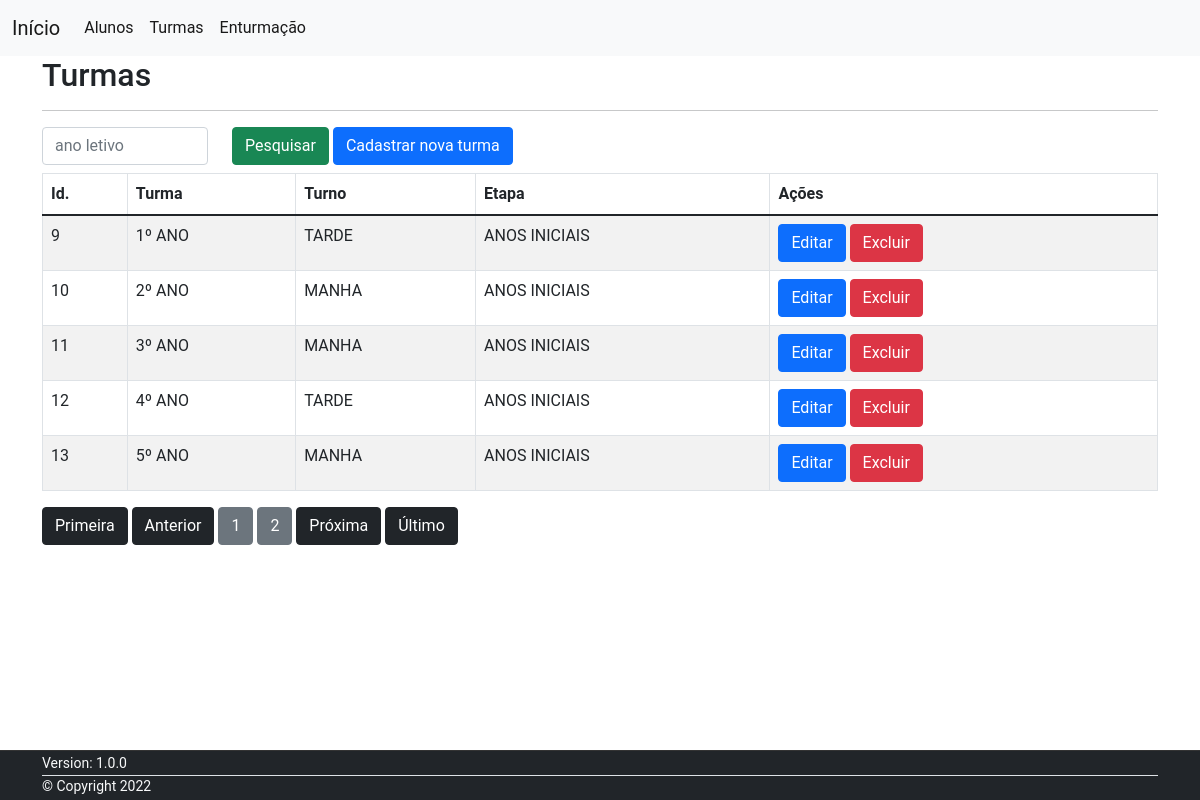
The page /turmas/index/ on the database its author committed.
### tables this page shows
CREATE TABLE `turmas` (
  `id` int NOT NULL,
  `nome` varchar(100) NOT NULL,
  `turno` varchar(10) NOT NULL,
  `nivel` varchar(100) NOT NULL,
  `etapa` varchar(100) NOT NULL,
  `modalidade` varchar(100) NOT NULL,
  `hora_inicio` time DEFAULT NULL,
  `hora_termino` time DEFAULT NULL,
  `anoletivo` varchar(4) NOT NULL,
  `data` date DEFAULT NULL
);

### app/core/Pages.php (called while the page is built, shortened)
<?php
class Pages {
    public static function getHeader(){
        require_once __DIR__ . '/../../app/views/layout/header.php';
    }
    public static function getFooter(){
        require_once __DIR__ . '/../../app/views/layout/footer.php';
    }
    public static function getPage($view, $dados = array()) {
        require_once __DIR__ . '/../../app/views/' . $view . '.php';
    }
    public static function render($view, $dados = array()) {
        self::getHeader();
        self::getPage($view, $dados);
        self::getFooter();
    }
}

### app/controllers/Turmas.php (called while the page is built, shortened)
<?php
class Turmas extends Pages {
    public function index(){
        self::render('turmas/listar-turma-pag');
    }
    public function listar($anoletivo,$inicial,$limite){
        $dados = TurmasMd::buscar($anoletivo,$inicial,$limite);
        return $dados;
    }
    public function contarRegistro($ano){
        $dados = TurmasMd::contaRegistro($ano);
        return $dados;
    }
}

### app/core/Router.php (called while the page is built, shortened)
<?php
class Router{
    private $controller = 'Site';
    private $method = 'home';
    public function __construct(){
        $router = $this->url();
        $caminho = "app/controllers/";
        $file = ucfirst($router[0]).'.php';
        if(is_dir($caminho)){
            if(file_exists($caminho.$file)){
               $this->controller = $router[0];
               unset($router[0]);
            }
        }
        $class = "\\app\\controllers\\" . ucfirst($this->controller);
        $object = new $class;
        if(isset($router[1]) and method_exists($class, $router[1])){
            $this->method = $router[1];
            unset($router[1]);
        }
        $this->param = $router ? array_values($router): [];
        call_user_func_array([$object, $this->method], $this->param);
    }
    public function url(){
        $parse_url = explode('/', filter_input(INPUT_GET, 'router', FILTER_SANITIZE_URL));
        return $parse_url;
    }
}

### index.php (called while the page is built, shortened)
<?php
$router = new Router();

### app/models/TurmasMd.php (called while the page is built, shortened)
<?php
class TurmasMd {
    public static function contaRegistro($ano){
        $anoletivo = $ano;
        $sqlContador = "SELECT * FROM turmas WHERE anoletivo = :anoletivo";
        $con = Connection::getConnection();
        $query = $con->prepare($sqlContador);
        $query->bindValue(':anoletivo',$anoletivo);
        $query->execute();
        $count = $query->rowCount();
        return $count;
    }
    public static function buscar($ano,$inicial,$limite){
        $anoletivo = $ano;
        $sql = "SELECT * FROM turmas WHERE anoletivo = :anoletivo LIMIT $inicial, $limite";
        $con = Connection::getConnection();
        $query = $con->prepare($sql);
        $query->bindValue(':anoletivo',$anoletivo);
        $query->execute();
        $dados = $query->fetchAll();
        return $dados;
    }
}

### app/views/turmas/listar-turma-pag.php (the view, shortened to what this page needs)
<?php
$qtdRegistro = 5;
$rangePagina = 1;
if(isset($_POST['anoletivo'])){
    $anoletivo = $_POST['anoletivo'];
}else{
    $anoletivo = date('Y');
}
$pagina_atual = (isset($_GET['page']) && is_numeric($_GET['page'])) ? $_GET['page'] : 1;
$inicial = ($pagina_atual -1) * $qtdRegistro;
$listar = new Turmas();
$resultado = $listar->listar($anoletivo,$inicial,$qtdRegistro);
$pListar = new Turmas();
$pResultado = $pListar->contarRegistro($anoletivo);
$primeira_pagina = 1;
$ultima_pagina  = ceil($pResultado / $qtdRegistro);
$pagina_anterior = ($pagina_atual > 1) ? $pagina_atual -1 : '' ;
$proxima_pagina = ($pagina_atual < $ultima_pagina) ? $pagina_atual +1 : ''  ;
$range_inicial  = (($pagina_atual - $rangePagina) >= 1) ? $pagina_atual - $rangePagina : 1 ;
$range_final   = (($pagina_atual + $rangePagina) <= $ultima_pagina ) ? $pagina_atual + $rangePagina : $ultima_pagina ;
$exibir_botao_inicio = ($range_inicial < $pagina_atual) ? 'mostrar' : 'esconder';
$exibir_botao_final = ($range_final > $pagina_atual) ? 'mostrar' : 'esconder';
?>
<div class="container">
    <h2>Turmas</h2>
    <hr>
    <form action="<?= URL ?>/turmas/index/" method="post">
        <div class="row">
            <div class="col-md-2">
                <input class="form-control" type="text" name="anoletivo" id="anoletivo" placeholder="ano letivo" maxlength="4">
                </div>
                <div class="col-md-4">
                <input type="submit" value="Pesquisar" name="pesquisar" class="btn btn-success">
                <a class="btn btn-primary" href="<?= URL ?>/turmas/cadastrar/">Cadastrar nova turma</a>
            </div>
        </div>
    </form>
    <table class="table table-striped table-bordered table-hover mt-2">
        <thead>
            <tr>
                <th>Id.</th>
                <th>Turma</th>
                <th>Turno</th>
                <th>Etapa</th>
                <th>Ações</th>
            </tr>
        </thead>
        <tbody>
        <?php foreach ($resultado as $row) { ?>
            <tr>
                <td><?= $row['id'] ?></td>
                <td><?= $row['nome'] ?></td>
                <td><?= $row['turno'] ?></td>
                <td><?= $row['etapa'] ?></td>
                <td>
                    <a class="btn btn-primary" href="<?= URL ?>/turmas/editar/?id=<?php echo base64_encode($row['id']) ?>">Editar</a>
                    <a class="btn btn-danger" href="<?= URL ?>/turmas/excluir/?id=<?php echo base64_encode($row['id']) ?>">Excluir</a>
                </td>
            </tr>
            <?php } ?>
        </tbody>
    </table>
    <?php if(!$resultado){ ?>
        <div class="alert alert-danger mt-2" role="alert">
            Registros não localizados!
        </div>
    <?php } else { ?>
    <div class='box-paginacao'>
       <a class='btn btn-dark <?=$exibir_botao_inicio?>' href="listar-turma-pag.php?page=<?=$primeira_pagina?>" title="Primeira Página">Primeira</a>
       <a class='btn btn-dark <?=$exibir_botao_inicio?>' href="listar-turma-pag.php?page=<?=$pagina_anterior?>" title="Página Anterior">Anterior</a>
      <?php
      for ($i=$range_inicial; $i <= $range_final; $i++):
        $destaque = ($i == $pagina_atual) ? 'destaque' : '' ;
        ?>
        <a class='btn btn-secondary <?=$destaque?>' href="listar-turma-pag.php?page=<?=$i?>"><?=$i?></a>
      <?php endfor; ?>
       <a class='btn btn-dark <?=$exibir_botao_final?>' href="listar-turma-pag.php?page=<?=$proxima_pagina?>" title="Próxima Página">Próxima</a>
       <a class='btn btn-dark <?=$exibir_botao_final?>' href="listar-turma-pag.php?page=<?=$ultima_pagina?>" title="Última Página">Último</a>
   </div>
  <?php } ?>
</div>

### app/views/layout/header.php (shortened to what this page needs)
<!doctype html>
<html lang="en">
  <head>
    <link rel="stylesheet" href="<?= CSS ?>">
    <link rel="stylesheet" href="<?= CSS2 ?>">
  </head>
  <body>
  <header>
    <nav class="navbar navbar-expand-lg navbar-light bg-light">
      <div class="container-fluid">
      <a class="navbar-brand" href="<?= URL ?>">Início</a>
        <div class="collapse navbar-collapse" id="navbarNavAltMarkup">
          <div class="navbar-nav">
            <a class="nav-link active" aria-current="page" href="<?= URL ?>/alunos/pesquisarAluno/">Alunos</a>
            <a class="nav-link active" aria-current="page" href="<?= URL ?>/turmas/index/">Turmas</a>
            <a class="nav-link active" aria-current="page" href="#">Enturmação</a>
          </div>
        </div>
      </div>
    </nav>
  </header>

### app/views/layout/footer.php (shortened to what this page needs)
<footer class="bg-dark text-light mt-2 fixar-rodape">
    <div class="container">
    <small>
       Version: 1.0.0
       <div class="border-top">
       &COPY; Copyright 2022
       </div>
    </small>
    </div>
    </footer>
  </body>
</html>

### app/views/layout/footer.php (style rules this page uses)
footer.fixar-rodape { border-top: 1px solid #333; bottom: 0; left: 0; height: 50px; position: fixed; width: 100%; }

### rows shown on the page
turmas: id "9", nome "1º ANO", turno "TARDE", etapa "ANOS INICIAIS"
turmas: id "10", nome "2º ANO", turno "MANHA", etapa "ANOS INICIAIS"
turmas: id "11", nome "3º ANO", turno "MANHA", etapa "ANOS INICIAIS"
turmas: id "12", nome "4º ANO", turno "TARDE", etapa "ANOS INICIAIS"
turmas: id "13", nome "5º ANO", turno "MANHA", etapa "ANOS INICIAIS"
